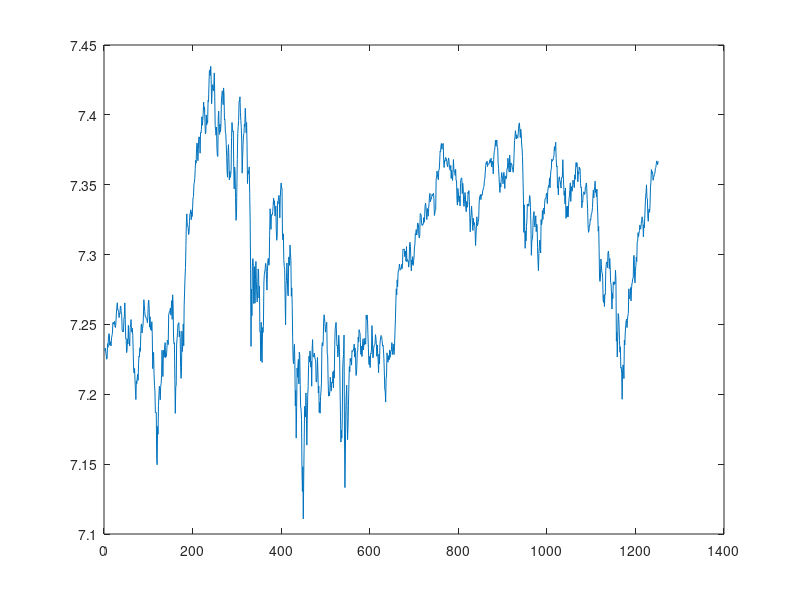

Reproduce this figure in MATLAB. (Note: this script raises an error after producing the figure.)
data = importdata('speur3505ydaily.mat');
n_data = length(data);

log_data = log(data);

plot(log_data);

%% Problem 1
log_rtns = diff(log_data);
% Mean correct log returns
log_rtns_m = log_rtns - mean(log_rtns);

% Plot the autocorrelation and partial autocorrelation
figure;
% subplot(2,1,1);
autocorr(log_rtns_m);
saveas(gcf,'plots/acf_log_rtns.png');
% subplot(2,1,2);

% Ljung-box test
[h,pValue] = lbqtest(log_rtns_m, 'lags', 20);
% Fail to reject null hypothesis that log returns come from IIDN
parcorr(log_rtns_m);
saveas(gcf,'plots/pacf_log_rtns.png');

% TODO: Do you think the returns can/should be modeled as white noise? 
% TODO: Anything that suggests that a GARCH model could be a good idea?

%% Problem 2
n = length(log_rtns_m);
training = log_rtns_m(1:1000);
test = log_rtns_m(1001:end);

logL = zeros(10,10);
numParams = zeros(10,10);

for p = 1:10
    for q = 1:10
        % Create the GARCH(p,q) model without an offset
        mdl = garch('GARCHLags', p,'ARCHLags',q);
        % Estimate the model for the training data
        [~, estParamCov1, logL(p,q)] = estimate(mdl, training, 'Display', 'off'); 
        % Save the number of non-zero parameters estimated
        numParams(p,q) = sum(any(estParamCov1));
    end
end

flatLogL = reshape(logL, [1, 100]);
flatNumParams = reshape(numParams, [1, 100]);
[~,bic] = aicbic(flatLogL,flatNumParams,n);

% Plot heatmap of BIC for each of the GARCH(p,q) models
figure;
colormap('jet');
imagesc(reshape(bic, [10,10]));
set(gca,'YDir','normal') ;
colorbar;
title('BIC for GARCH(p,q) models');
xlabel('P');
ylabel('Q');
saveas(gcf,'plots/bic_heatmap_norm.png');

% The minimum value is 1, which corresponds to GARCH(1,1)
[~, min_bic_idx] = min(bic, [], 'all', 'linear');
% Get the min p and q
[min_p, min_q] = ind2sub([10,10], min_bic_idx);

%% Problem 3 
% GARCH(1,1)
mdl = garch('GARCHLags', 1,'ARCHLags',1);
estMdl = estimate(mdl, training); 

v = infer(estMdl, training);
% Plot estimated conditional variances 
% plot(v);

res = training ./ sqrt(v);

figure;
subplot(2,2,1);
plot(res);
title('Standardized Residuals');
subplot(2,2,2);
qqplot(res);
%title('Residual Histogram');
subplot(2,2,3);
autocorr(res);
title('Residual Sample ACF');
subplot(2,2,4);
autocorr(res.^2);
title('Residual^2 Sample ACF');
%parcorr(res);
% title('Residual Sample PACF');
saveas(gcf,'plots/residual_plots_norm.png');

% If the model is correct the distribution of the residual should be normal
% What about the covariance structure (is this why we do Residual^2?
% What does the autocorrelation plot of the residuals look like?
% What does the autocorrelation plot of the squared residuals look like?
% What about a qq-plot of the residuals? Are there problems?

%% Problem 4
% Repeat problem 2 & 3 for GARCH(p,q) with Student's t distribution

for p = 1:10
    for q = 1:10
        % Create the GARCH(p,q) model without an offset
        mdl = garch('GARCHLags', p,'ARCHLags',q,'Distribution','t');
        % Estimate the model for the training data
        [~, estParamCov1, logL(p,q)] = estimate(mdl, training, 'Display', 'off'); 
        % Save the number of non-zero parameters estimated
        numParams(p,q) = sum(any(estParamCov1));
    end
end

flatLogL = reshape(logL, [1, 100]);
flatNumParams = reshape(numParams, [1, 100]);
[~,bic] = aicbic(flatLogL,flatNumParams,n);

% Plot heatmap of BIC for each of the GARCH(p,q) models with
%  student's t distribution
figure;
colormap('jet');
imagesc(reshape(bic, [10,10]));
set(gca,'YDir','normal') ;
colorbar;
title('BIC for GARCH(p,q) models');
xlabel('P');
ylabel('Q');
saveas(gcf,'plots/bic_heatmap_t.png');

[~, min_bic_idx_t] = min(bic, [], 'all', 'linear');
[t_min_p, t_min_q] = ind2sub([10,10], min_bic_idx_t);

%% Problem 3 
% GARCH(1,1)
tMdl = garch('GARCHLags', t_min_p,'ARCHLags', t_min_q, 'Distribution', 't');
tEstMdl = estimate(tMdl, training); 

v = infer(tEstMdl, training);
% Plot estimated conditional variances 
% plot(v);

res = training ./ sqrt(v);

figure;
subplot(2,2,1);
plot(res);
title('Standardized Residuals');
subplot(2,2,2);
% QQ-plot for t distribution with the estimated degrees of freedom
tdist = makedist('tLocationScale', 'nu', tEstMdl.Distribution.DoF);
qqplot(res, tdist);
subplot(2,2,3);
autocorr(res);
title('Residual Sample ACF');
subplot(2,2,4);
autocorr(res.^2);
title('Residual^2 Sample ACF');
saveas(gcf,'plots/residual_plots_t.png');

%% Problem 5

%% Other
% Simulate some data to see if it looks like our data
% [vS,yS] = simulate(estMdl,length(training));

% vf = forecast(estMdl, length(test), training);

% Predict 
%[V, logL] = infer(estMdl, test);

%figure;
%plot(1:1000, training);
%hold on;
%plot(1001:1251, vf, 'r');
%plot(1001:1251, sqrt(V), 'r');
%plot(1001:1251, test, ':');
